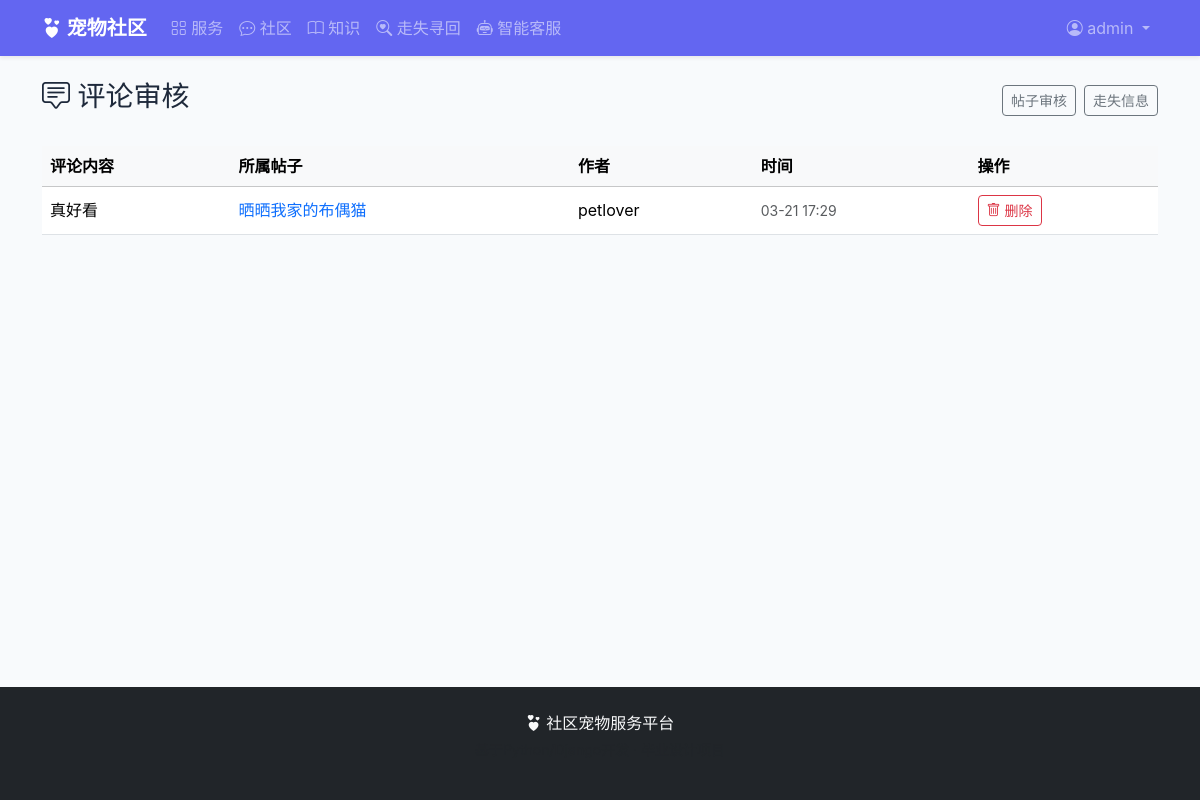
The app's page /community/admin/comments/ (signed in) with its own data.
### accounts/models.py (models this page shows, shortened)
class User(AbstractUser):
    ROLE_CHOICES = (
        ('owner', '宠物主人'),
        ('provider', '服务商家'),
        ('admin', '系统管理员'),
    )
    role = models.CharField('角色', max_length=10, choices=ROLE_CHOICES, default='owner')
    phone = models.CharField('手机号', max_length=11, blank=True)
    avatar = models.ImageField('头像', upload_to='avatars/', blank=True)
    address = models.CharField('地址', max_length=200, blank=True)
    bio = models.TextField('个人简介', max_length=500, blank=True)
    created_at = models.DateTimeField('注册时间', auto_now_add=True)
    class Meta:
        verbose_name = '用户'
        verbose_name_plural = '用户'
    @property
    def is_provider(self):
        return self.role == 'provider'
    @property
    def is_admin_role(self):
        return self.role == 'admin'

### community/models.py (models this page shows, shortened)
class Comment(models.Model):
    post = models.ForeignKey(Post, on_delete=models.CASCADE,
                             related_name='comments', verbose_name='帖子')
    author = models.ForeignKey(settings.AUTH_USER_MODEL, on_delete=models.CASCADE,
                               related_name='comments', verbose_name='作者')
    content = models.TextField('内容')
    created_at = models.DateTimeField('评论时间', auto_now_add=True)
    class Meta:
        verbose_name = '评论'
        verbose_name_plural = '评论'
        ordering = ['-created_at']

class Post(models.Model):
    POST_TYPES = (
        ('note', '养宠笔记'),
        ('qa', '问答咨询'),
        ('show', '宠物展示'),
    )
    author = models.ForeignKey(settings.AUTH_USER_MODEL, on_delete=models.CASCADE,
                               related_name='posts', verbose_name='作者')
    post_type = models.CharField('类型', max_length=10, choices=POST_TYPES)
    title = models.CharField('标题', max_length=200)
    content = models.TextField('内容')
    image = models.ImageField('图片', upload_to='posts/', blank=True)
    likes_count = models.IntegerField('点赞数', default=0)
    comments_count = models.IntegerField('评论数', default=0)
    is_approved = models.BooleanField('已审核', default=False)
    is_pinned = models.BooleanField('置顶', default=False)
    created_at = models.DateTimeField('发布时间', auto_now_add=True)
    updated_at = models.DateTimeField('更新时间', auto_now=True)
    class Meta:
        verbose_name = '社区帖子'
        verbose_name_plural = '社区帖子'
        ordering = ['-is_pinned', '-created_at']

### community/views.py (the view)
# urls.py: path('admin/comments/', views.admin_comment_list, name='admin_comments'),
@login_required
def admin_comment_list(request):
    if not request.user.is_admin_role:
        messages.error(request, '仅管理员可访问')
        return redirect('index')
    comments = Comment.objects.all().select_related('author', 'post')
    return render(request, 'community/admin_comment_list.html', {'comments': comments})

### templates/community/admin_comment_list.html (shortened to what this page needs)
{% extends 'base.html' %}
{% block content %}
<div class="d-flex justify-content-between align-items-center mb-4">
    <h3><i class="bi bi-chat-square-text"></i> 评论审核</h3>
    <div class="d-flex gap-2">
        <a href="{% url 'community:admin_posts' %}" class="btn btn-outline-secondary btn-sm">帖子审核</a>
        <a href="{% url 'community:admin_lost' %}" class="btn btn-outline-secondary btn-sm">走失信息</a>
    </div>
</div>
<div class="table-responsive">
    <table class="table table-hover align-middle">
        <thead class="table-light">
            <tr>
                <th>评论内容</th>
                <th>所属帖子</th>
                <th>作者</th>
                <th>时间</th>
                <th>操作</th>
            </tr>
        </thead>
        <tbody>
        {% for c in comments %}
        <tr>
            <td>{{ c.content|truncatechars:60 }}</td>
            <td><a href="{% url 'community:post_detail' pk=c.post.pk %}" class="text-decoration-none">{{ c.post.title }}</a></td>
            <td>{{ c.author.username }}</td>
            <td class="small text-muted">{{ c.created_at|date:"m-d H:i" }}</td>
            <td>
                <form method="post" action="{% url 'community:admin_comment_delete' pk=c.pk %}" onsubmit="return confirm('确定删除此评论？')">
                    <button class="btn btn-outline-danger btn-sm"><i class="bi bi-trash"></i> 删除</button>
                </form>
            </td>
        </tr>
        {% empty %}
        <tr><td colspan="5" class="text-center text-muted py-4">暂无评论</td></tr>
        {% endfor %}
        </tbody>
    </table>
</div>
{% endblock %}

### templates/base.html (shortened to what this page needs)
{% load static %}
<!DOCTYPE html>
<html lang="zh-CN">
<head>
    <link href="{% static 'css/bootstrap.min.css' %}" rel="stylesheet">
    <link href="{% static 'css/bootstrap-icons.css' %}" rel="stylesheet">
    <link href="{% static 'css/style.css' %}" rel="stylesheet">
</head>
<body>
<nav class="navbar navbar-expand-lg navbar-dark bg-primary sticky-top shadow-sm">
    <div class="container">
        <a class="navbar-brand fw-bold" href="{% url 'index' %}">
            <i class="bi bi-hearts"></i> 宠物社区
        </a>
        <div class="collapse navbar-collapse" id="navMain">
            <ul class="navbar-nav me-auto">
                <li class="nav-item">
                    <a class="nav-link" href="{% url 'services:service_list' %}"><i class="bi bi-grid"></i> 服务</a>
                </li>
                <li class="nav-item">
                    <a class="nav-link" href="{% url 'community:post_list' %}"><i class="bi bi-chat-dots"></i> 社区</a>
                </li>
                <li class="nav-item">
                    <a class="nav-link" href="{% url 'knowledge:article_list' %}"><i class="bi bi-book"></i> 知识</a>
                </li>
                <li class="nav-item">
                    <a class="nav-link" href="{% url 'community:lost_list' %}"><i class="bi bi-search-heart"></i> 走失寻回</a>
                </li>
                <li class="nav-item">
                    <a class="nav-link" href="{% url 'chatbot:chat' %}"><i class="bi bi-robot"></i> 智能客服</a>
                </li>
            </ul>
            <ul class="navbar-nav">
                {% if user.is_authenticated %}
                <li class="nav-item dropdown">
                    <a class="nav-link dropdown-toggle" href="#" data-bs-toggle="dropdown">
                        <i class="bi bi-person-circle"></i> {{ user.username }}
                    </a>
                </li>
                {% else %}
                <li class="nav-item"><a class="nav-link" href="{% url 'accounts:login' %}">登录</a></li>
                <li class="nav-item"><a class="nav-link" href="{% url 'accounts:register' %}">注册</a></li>
                {% endif %}
            </ul>
        </div>
    </div>
</nav>
<main class="container py-4">
    {% block content %}{% endblock %}
</main>
<footer class="bg-dark text-light py-4 mt-5">
    <div class="container text-center">
        <p class="mb-1"><i class="bi bi-hearts"></i> 社区宠物服务平台</p>
        <p class="text-muted small">基于Python/Django开发 · 毕业设计项目</p>
    </div>
</footer>
</body>
</html>

### static/css/style.css (style rules this page uses)
:root { --primary: #6366f1; --primary-dark: #4f46e5; --secondary: #ec4899; --accent: #f59e0b; --bg-light: #faf5ff; }
body { font-family: -apple-system, BlinkMacSystemFont, "Segoe UI", "PingFang SC", "Hiragino Sans GB", "Microsoft YaHei", sans-serif; background-color: #f8fafc; color: #1e293b; min-height: 100vh; display: flex; flex-direction: column; }
main { flex: 1; }
.bg-primary { background-color: var(--primary) !important; }

### records on screen
User: username "admin"
Comment: content "真好看", post "晒晒我家的布偶猫", author.username "petlover", created_at "03-21 17:29"
